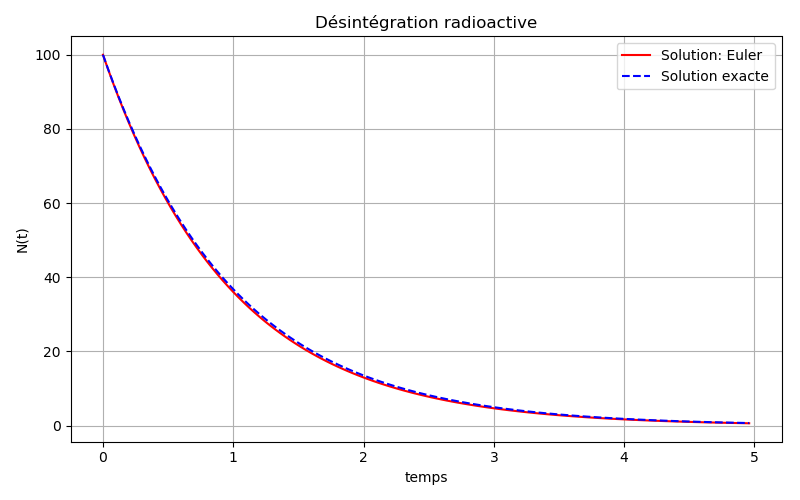

Python code for this plot:
## NOM DU PROGRAMME: desintegration.py
#%% IMPORTATION
import numpy as np
import matplotlib.pyplot as plt
#%% SOLUTION EXACTE
def n_exact(t, noyaux0, tau):
    return noyaux0*np.exp(-t/tau)
#%% ENTRÉES
noyaux0 = int(input("nombre initial de noyaux: "))
tau = float(input('constante de temps de décroissance: '))
dt = float(input('pas de temps: '))
tmax = int(input('temps de fin de la simulation: '))
nsteps = int(tmax/dt)
noyaux = np.zeros(nsteps)
t = np.zeros(nsteps)
#%% VLEURS INITIALES
t[0] = 0.0
noyaux[0] =noyaux0
#%% BOUCLE PRINCIPALE: MÉTHODE D'EULER
for i in range(nsteps-1):
    t[i+1] = t[i] + dt
    noyaux[i+1] = noyaux[i] - noyaux[i]/tau*dt
#%% TRAÇAGE DU GRAPHIQUE
plt.figure(figsize=(8,5))
plt.plot(t, noyaux, '-r', label='Solution: Euler')
plt.plot(t, n_exact(t, noyaux0, tau), '--b', label='Solution exacte')
plt.xlabel('temps')
plt.ylabel('N(t)')
plt.title('Désintégration radioactive')
plt.grid()
plt.legend()
plt.tight_layout()
plt.savefig("desintegration.png")
plt.savefig("desintegration.pdf")
plt.show()